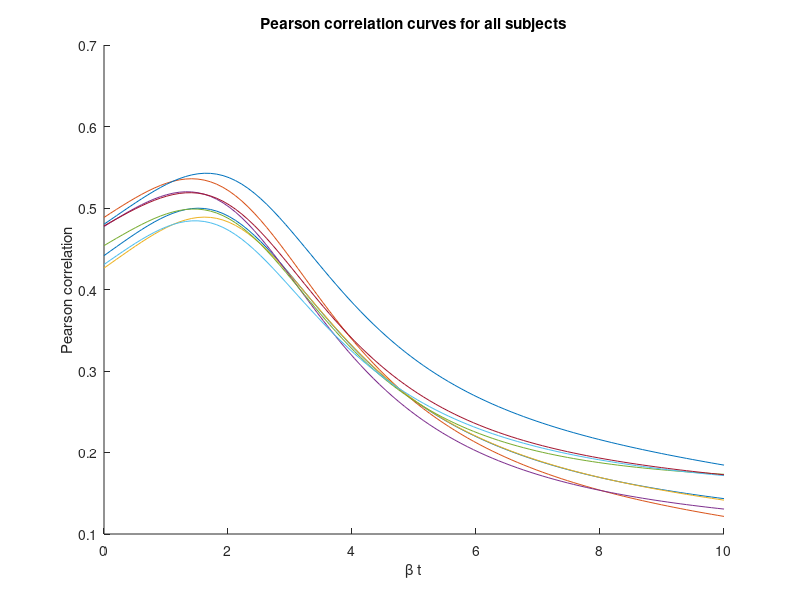

MATLAB code to generate this figure:
function Hhat = implementationExample

% Hhat: Estimated functional connectivity matrices of eight subjects, struct.
%
% Saved in *.mat file funcStructParameters:
% Mtx: Struct of resulting functional connectivity estimates
% Cor: Struct of Pearson correlation between estimated and true functional connectivities. 
% Pval: Corresponding p-value probabilities
%
% The script retrieves function/structure data from the mat file
% fC_to_sC_Mtx.mat containing FC matrices and fCall (90x90x8) and SC matrices
% (90x90x8).

% Load function and structure matrices (eight pairs) fCall and sCall
load('fC_to_sC_Mtx');

% Number of subjects
numSubj = size(fCall,3);

% Mean functional and structural conn matrices
%meanfC = mean(fCall,3);
%meansC = mean(sCall,3);

for jj=1:numSubj
% Obtain structural map,
    % Sparsify and nomalize MapC
    disp(['Threshold and normalize structural matrix for subject ' num2str(jj)])
    nzs = nonzeros(sCall(:,:,jj));
    % Set elements less than $0.1*\sigma$ to zero
    L = (sCall(:,:,jj) > 0.1*std(nzs)); 
    MapC = L .* sCall(:,:,jj);
    % Mean of nonzeros after thresholding
    
    NormMean = mean(nonzeros(MapC));
    MapC = MapC/NormMean; % Normalize struct matrix
    clear NormMean;
    
    % Obtain functional map
    disp(['Threshold functional connectivity matrix for subject ' num2str(jj)])
    % Threshold functional matrices minimally
    tmp = fCall(:,:,jj);
    inds = (abs(fCall(:,:,jj)) > 0.05*max(abs(tmp(:))));
    
%% Laplacian linear model
    % Resulting matrix H is saved in the current folder as LaplaceMtx.mat
    
    disp(['Linear model, subject ' num2str(jj)])
    % Run normalized Laplacian matrix model
    corr_graphs = fCall(:,:,jj);
    [Mtx.H{jj},ErrH{jj},~,tvec] = LinearModel(MapC,abs(corr_graphs),inds);
    inds(1:91:end) = 0;
    [corCoef,Pval.pval{jj}] = corrcoef(Mtx.H{jj}(inds),abs(corr_graphs(inds)));%corrcoef(Mtx.H{jj} .* inds,corr_graphs .* inds);
    Cor.corCoef(jj) = corCoef(1,2);
end

Hhat = Mtx.H;

% Create figure:
figure; 
hold on;
for ii=1:numSubj
plot(tvec,ErrH{ii});
end
hold off;
title('Pearson correlation curves for all subjects');
xlabel('\beta t');
ylabel('Pearson correlation');

save funcStructParameters Cor Mtx Pval 

%% Function to estimate graph diffusion
function [H,corCoef,pval,tvec] = LinearModel(MapC,corr_graphs,inds)

% Estimate the (normalized symmetric) Laplacian matrix
% MapC: Structural connectivity matrix
% corr_graphs: Data-generated functional connectivity matrix
%
% H: functional connectivity estimate
% corCoef: corresponding Pearson correlation with true functional connectivity
% pval: corresponding p-value matrix at each iteration 

nt = 100;
beta = 1;

tvec = linspace(0,10, nt);
degC = diag(sum(MapC,2)); % Connectivity strength matrix

% Unnormalized Laplacian, aka "generator matrix":
A = degC - MapC;
% Normalized Laplacian matrix:
iDelta = diag(sqrt(1./(diag(degC + eps))));

A = iDelta * A * iDelta;

for ii=1:nt
    Hhat = expm(-beta*A*tvec(ii));
    [Err,pval{ii}] = corrcoef(Hhat(inds),corr_graphs(inds));
    corCoef(ii) = Err(1,2);
end

erR = find(corCoef == max(corCoef));
H = expm(-beta*A*tvec(erR));




